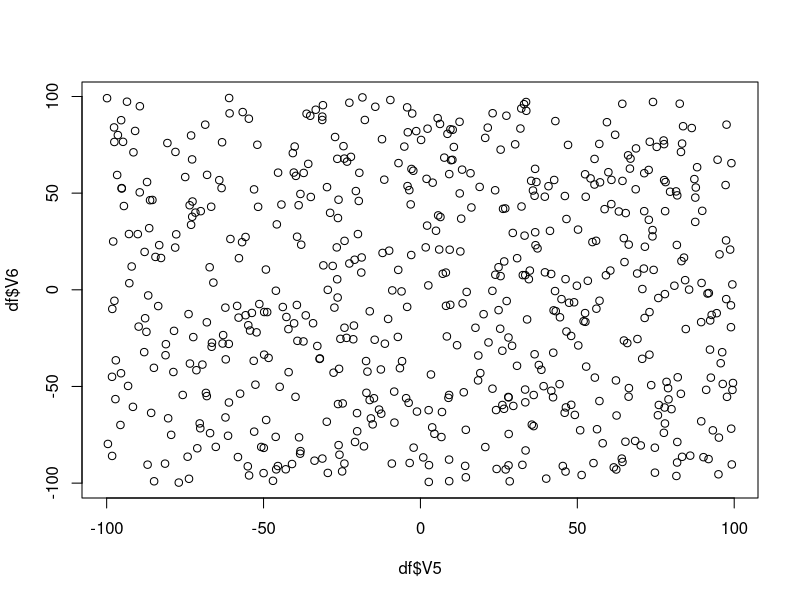
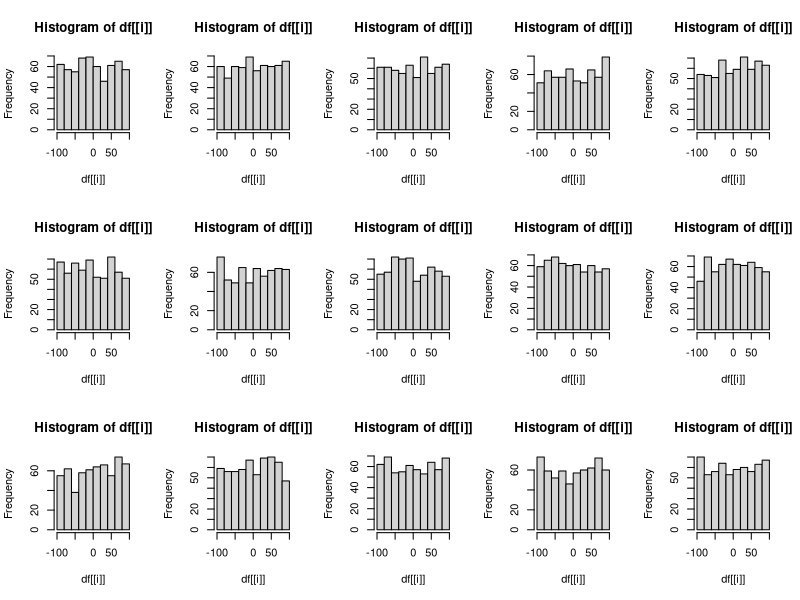
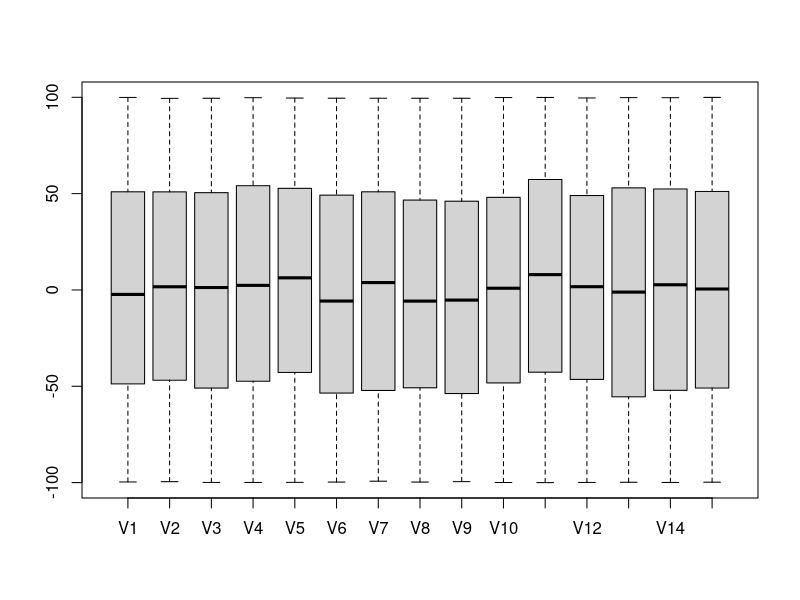

The R source for these figures, in order:
no_of_lines <- 1000
file.create("myfile.txt")
file.exists("myfile.txt")

for(i in 1:no_of_lines) {
  rand_string <- paste0(sample(c(letters, LETTERS), 10, replace = TRUE), collapse = "")
  cat(rand_string, "\n")
  write(rand_string, "myfile.txt", append = TRUE)
}

data <- matrix(sample(1:200, 100 * 30, replace = TRUE), nrow = 100, ncol = 30)
df <- as.data.frame(data)
head(df)

df[df >= 10 & df <= 60] <- NA

rows_with_na <- sum(apply(df, 1, function(row) any(is.na(row))))
rows_with_na <- sum(apply(df, 1, function(row) any(is.na(row))))
cat("Number of rows with missing values:", rows_with_na, "\n")

df <- as.data.frame(matrix(runif(600 * 15, -100, 100), 600, 15))
colnames(df) <- paste0("V", 1:15)

plot(df$V5, df$V6)
par(mfrow = c(3, 5)); for(i in 1:15) hist(df[[i]]); par(mfrow = c(1, 1))
boxplot(df)
